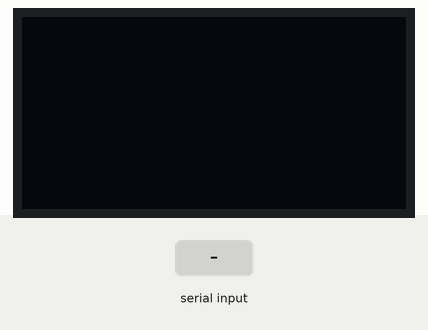
The program below on a simulated ESP32-C3. On the bench: 128×64 one-colour display. The test bench sets the inputs (shaded band). The modem accepts every AT command (registered, SIM ready, sends succeed) and sends nothing else; what the program prints to the serial monitor is not drawn.

Above: at 19.7 s.
19.8 s: "+HTTPACTION\n" received over the second serial link
At 20.1 s:
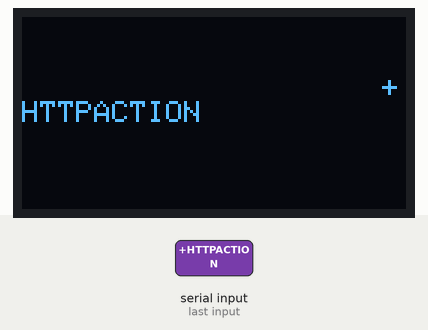
21.3 s: "+HTTPACTION\n" received over the second serial link
At 22.4 s:
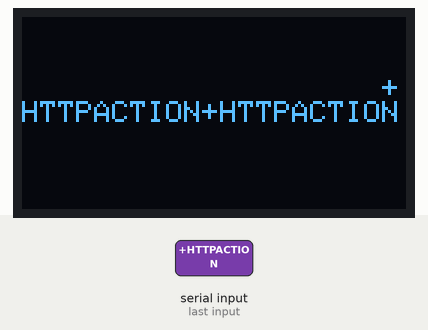
27.3 s: "+HTTPACTION\n" received over the second serial link
At 28.2 s:
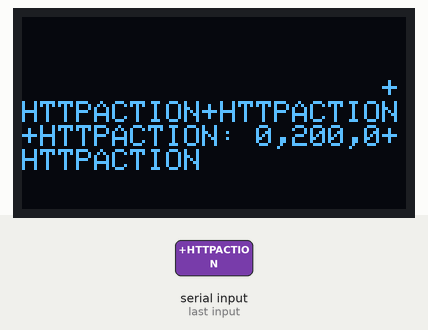
Timing chart, 0 to 30.3 s (numbered marks = the images above; inputs shaded):
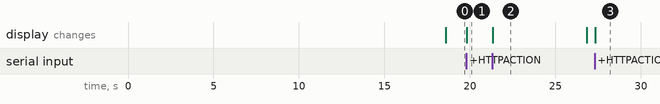

Measured:
- after the input at 19.8 s, the display: changes at once (image 1)
- after the input at 21.3 s, the display: changes at once (image 2)
- after the input at 27.3 s, the display: changes at once (image 3)
- what the display in image 2 shows lasts 5.5 s, from 21.3 s to 26.8 s

The program:

main.cpp
```cpp
#include <Arduino.h>
#include <Wire.h>
#include <Adafruit_GFX.h>
#include <Adafruit_SSD1306.h>

// Definir los pines para UART
#define MODEM_RX_PIN 20
#define MODEM_TX_PIN 21
#define MAX_TOKENS 20

// Definir los pines para la pantalla OLED
#define SCREEN_WIDTH 128
#define SCREEN_HEIGHT 64
#define OLED_RESET -1

// Crear una instancia de la pantalla OLED
Adafruit_SSD1306 display(SCREEN_WIDTH, SCREEN_HEIGHT, &Wire, OLED_RESET);

// Send data interval
int actualMillis = 0;
const int millisDiff = 25000;

// Your Domain name with URL path or IP address with path
const char* serverName = "https://electronicaupload.femat.dev/location/";

// Crear una instancia de HardwareSerial
HardwareSerial modem(1); // Utiliza UART1
String modemData;

//Serial checker
bool serialCheck = true;

void setup() {
  // Iniciar la comunicación serial con el PC
  unsigned long check = millis();
  unsigned long timeout = 2000;

  Serial.begin(115200);
  while (!Serial && serialCheck) {
    if(millis() - check > timeout){
      serialCheck = false;
    }
   } // Esperar a que se inicie el puerto serial

  // Iniciar la pantalla OLED
  if (!display.begin(SSD1306_SWITCHCAPVCC, 0x3C)) {
    if(serialCheck) Serial.println(F("SSD1306 allocation failed"));
    for (;;);
  }

  // Mostrar "Connecting" en la pantalla OLED
  display.clearDisplay();
  display.setTextSize(2);
  display.setTextColor(SSD1306_WHITE);
  display.setCursor(0, 20);
  display.print("Connecting");
  display.display();

  delay(10000);

  // Iniciar la comunicación serial con el módem
  modem.begin(115200, SERIAL_8N1, MODEM_RX_PIN, MODEM_TX_PIN);
  if(serialCheck) Serial.print("Comunicando con modem ");
  while(!modem){
    if(serialCheck) Serial.print(".");
  }

  while(modem.available()){
    modemData = modem.readStringUntil('\n');
    if(serialCheck) Serial.println(modemData);
  }

  // Iniciar GPS
  if(serialCheck) Serial.println("Iniciando comunicación con el módem...");
  bool atReady = false;

  // Establecer comunicación con HTTP
  if(serialCheck) Serial.println("Estableciendo fecha en el modem...");
  modem.println("AT+CTZU=1");
  while(!atReady){
    delay(500);
    if (modem.available()){
      modemData = modem.readStringUntil('\n');
      if(serialCheck) Serial.println(modemData);
    }
    if(modemData.startsWith("OK")){
        atReady = true;
    }
  }
  delay(1000);
  atReady = false;
  if(serialCheck) Serial.println("Iniciando servicio HTTP...");
  modem.println("AT+HTTPINIT");
  while(!atReady){
    delay(500);
    if (modem.available()){
      modemData = modem.readStringUntil('\n');
      if(serialCheck) Serial.println(modemData);
    }
    if(modemData.startsWith("OK")){
        atReady = true;
    }
    if(modemData.startsWith("ERROR")){
        atReady = true;
    }
  }

  atReady = false;
  if(serialCheck) Serial.print("Conectando con GPS");
  modem.println(" AT+CGNSSPWR=1");
  while(!atReady){
    delay(500);
    if (modem.available()){
      modemData = modem.readStringUntil('\n');
      if(serialCheck) Serial.println(modemData);
    }
    if(modemData.startsWith("OK")){
        atReady = true;
    }
    delay(5000);
  }

  // Limpiar la pantalla y prepararla para mostrar coordenadas
  display.clearDisplay();
  display.setTextSize(1);
  display.display();
}

void loop() {
  while(modem.available()){
    modemData = modem.readStringUntil('\n');
    if(modemData.startsWith("+HTTPACTION")){
      display.print(modemData);
      display.display();
    }
    if(serialCheck) Serial.println(modemData);
    delay(100);
  }

  if(millis() - actualMillis > millisDiff){ // Cada X segundos revisa el GPS y envía los datos
    modem.println("AT+CGPSINFO");
    delay(500);
    String sendTo;
    while(modem.available()){
      modemData = modem.readStringUntil('\n');
      if(serialCheck) Serial.println(modemData);
      if(modemData.startsWith("+CGPSINFO")){
        modemData=modemData.substring(11, modemData.length() - 1);
        String url = serverName;
        url.concat(modemData);
        url.concat("\"");
        sendTo = "AT+HTTPPARA=\"URL\",\"" + url;

        // Mostrar las coordenadas en la pantalla OLED
        display.clearDisplay();
        display.setCursor(0, 0);
        display.print("Coordinates:");
        display.setCursor(0, 10);
        display.print(modemData);
        display.display();
      }
    }
    delay(1000);
    modem.println(sendTo);
    while(modem.available()){
      String ok = modem.readStringUntil('\n');
      if(serialCheck) Serial.println(ok);
    }
    modem.println("AT+HTTPACTION=0");
    actualMillis = millis();
  }
  if(serialCheck){
    if (Serial.available()) {
      String pcData = Serial.readStringUntil('\n');
      Serial.print("Enviando mensaje: ");
      Serial.println(pcData);
      modem.println(pcData);
      delay(1000);
    }
  }

}
```
